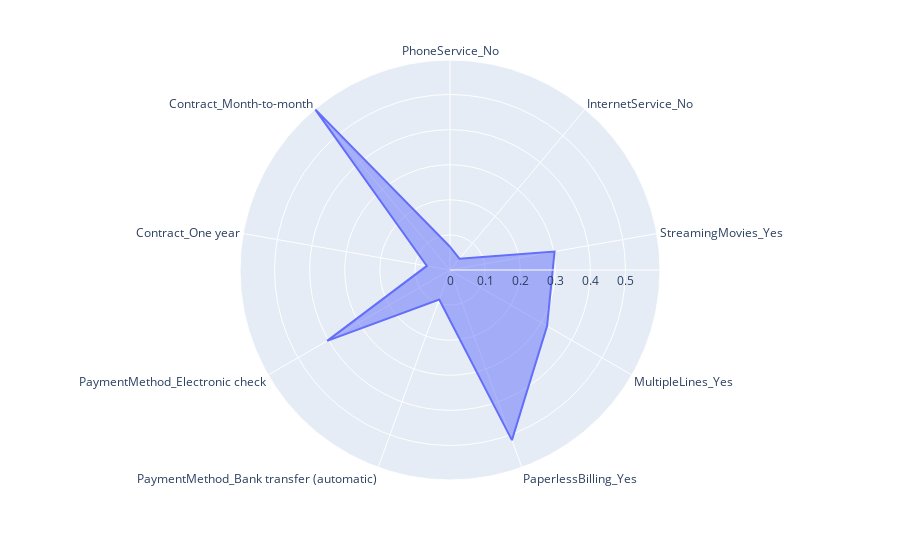

The notebook cell this image was saved under:
### Code cell
fig = px.line_polar (r=r1, theta=theta, line_close=True)
fig.update_traces(fill='toself')
fig.show()

### Figure 1 — Plotly figure (JSON) as saved in the notebook; plotly's stock layout.template omitted (floating-point values rounded to 4 significant figures)
{"data": [{"fill": "toself", "hoverlabel": {"namelength": 0}, "hovertemplate": "r=%{r}<br>theta=%{theta}", "legendgroup": "", "line": {"color": "#636efa", "dash": "solid"}, "mode": "lines", "name": "", "r": [0.06625, 0.04196, 0.3025, 0.3195, 0.516, 0.0898, 0.4041, 0.06698, 0.5984, 0.06625], "showlegend": false, "subplot": "polar", "theta": ["PhoneService_No", "InternetService_No", "StreamingMovies_Yes", "MultipleLines_Yes", "PaperlessBilling_Yes", "PaymentMethod_Bank transfer (automatic)", "PaymentMethod_Electronic check", "Contract_One year", "Contract_Month-to-month", "PhoneService_No"], "type": "scatterpolar"}], "layout": {"legend": {"tracegroupgap": 0}, "margin": {"t": 60}, "polar": {"angularaxis": {"direction": "clockwise", "rotation": 90}, "domain": {"x": [0, 1], "y": [0, 1]}}}}
